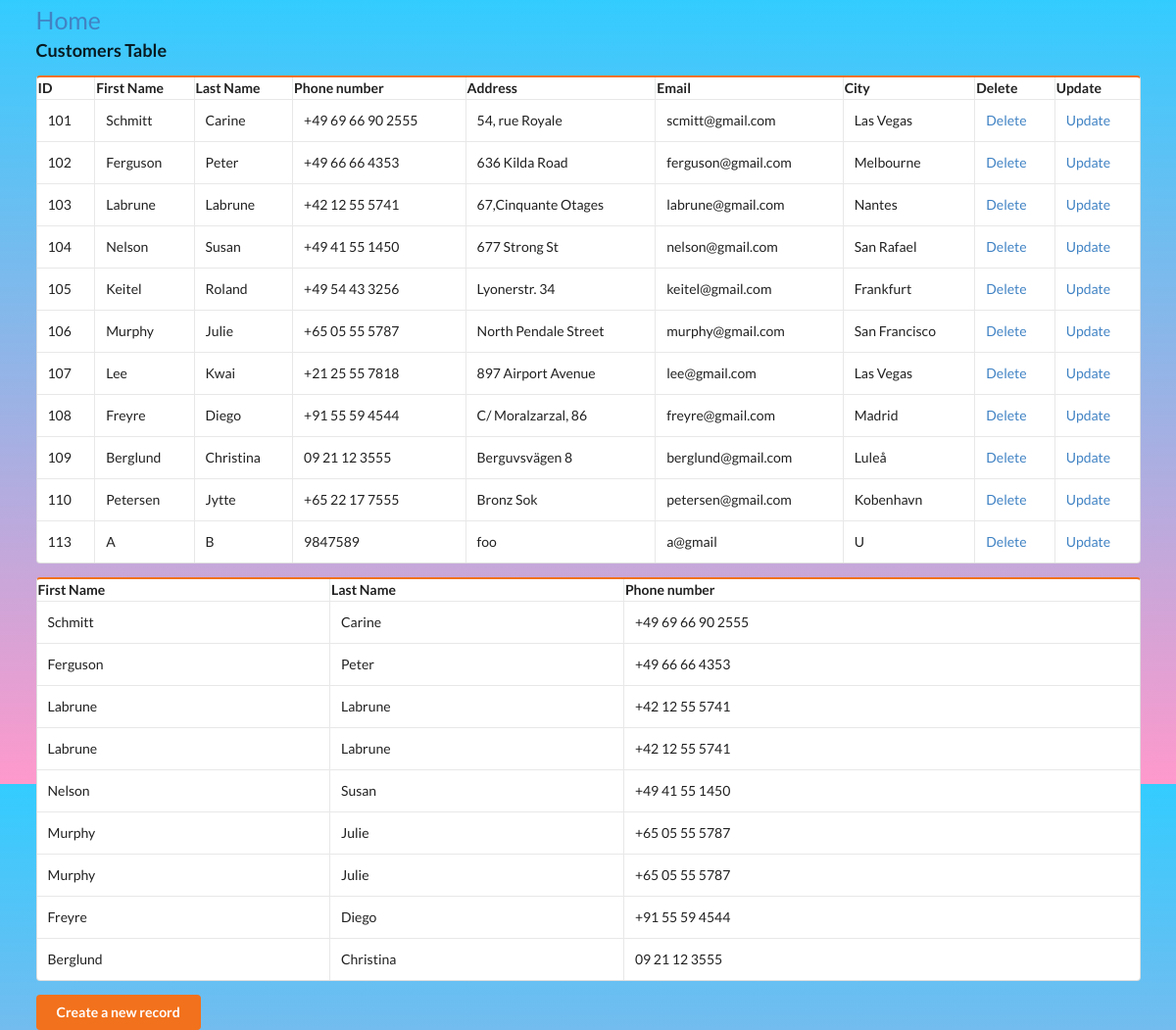
/ecommerce/customers_read.php, run on the app's committed database.
### tables this page shows
CREATE TABLE `customers` (
  `customer_ID` int(11) NOT NULL,
  `First_Name` varchar(30) NOT NULL,
  `Last_Name` varchar(30) DEFAULT NULL,
  `phone` varchar(20) DEFAULT NULL,
  `address` varchar(20) DEFAULT NULL,
  `email` varchar(30) DEFAULT NULL,
  `city` varchar(20) DEFAULT NULL
);

### ecommerce/customers_read.php (the view, shortened to what this page needs)
<!DOCTYPE html>
<html lang="en">
<head>
	<link rel="stylesheet" href="style.css">
	<link rel="stylesheet" href="https://cdnjs.cloudflare.com/ajax/libs/semantic-ui/2.4.1/semantic.min.css">
</head>
<body>
<?php
	echo "<div class='home ui container'><a href=main.php>Home</a></div>\n\n";
	echo "<div class='ui container'><h3>Customers Table</h3>";
	$connect = mysqli_connect( HOST, USER, PASS, DB )
		or die("Can not connect");
	$results = mysqli_query( $connect, "SELECT * FROM customers" )
		or die("Can not execute query");
	echo "<table class='ui orange celled table'> \n";
	echo "<th>ID</th><th> First Name</th> <th>Last Name</th> <th> Phone number</th> <th> Address</th> <th> Email</th> <th> City</th> <th>Delete</th><th>Update</th>\n";
	while( $rows = mysqli_fetch_array( $results ) ) {
		extract( $rows );
		echo "<tr>";
        echo "<td> $customer_ID </td>";
		echo "<td> $First_Name </td>";
		echo "<td> $Last_Name </td>";
        echo "<td> $phone</td>";
		echo "<td> $address </td>";
        echo "<td> $email </td>";
		echo "<td> $city </td>";
		echo "<td> <a href = 'customers_delete.php?id=$customer_ID'> Delete </a> </td>";
		echo "<td> <a href = 'cusUpdate_input.php?id=$customer_ID&fname=$First_Name& lname=$Last_Name& phone=$phone& add=$address& email=$email& city=$city'>Update</a></td><tr>\n";
	}
	echo "</table> \n";
	$adv = mysqli_query( $connect, "SELECT First_Name, Last_Name, phone FROM customers c JOIN orderdetails o ON c.customer_ID = o.customer_ID" )
		or die("Can not execute query");
	echo "<table class='ui orange celled table'> \n";
	echo "<th> First Name</th> <th>Last Name</th> <th> Phone number</th>\n";
	while( $rows = mysqli_fetch_array( $adv ) ) {
		extract( $rows );
		echo "<tr>";
		echo "<td> $First_Name </td>";
		echo "<td> $Last_Name </td>";
        echo "<td> $phone</td>";
	}
	echo "</table> \n";
	echo "<button class='ui orange button'><a href=customers_input.php>Create a new record</a></button></div>";
?>
</body>
</html>

### ecommerce/style.css (style rules this page uses)
body { font-family: 'Lato', 'Helvetica Neue', Arial, Helvetica, sans-serif; height: 100%; margin: 0; padding: 0; background-color: #DADADA; overflow-x: hidden; min-width: 320px; font-size: 14px; line-height: 1.4em; }
.button > a { color: white; }
.home { text-decoration: none; font-size: 25px; margin: 10px; }

### ecommerce/customers_read.php (style rules this page uses)
body { background: linear-gradient(to bottom, #33ccff 0%, #ff99cc 100%); }

### data on the page
customers: customer_ID "101", First_Name "Schmitt", Last_Name "Carine", phone "+49 69 66 90 2555", address "54, rue Royale", email "scmitt@gmail.com", city "Las Vegas"
customers: customer_ID "102", First_Name "Ferguson", Last_Name "Peter", phone "+49 66 66 4353", address "636 Kilda Road", email "ferguson@gmail.com", city "Melbourne"
customers: customer_ID "103", First_Name "Labrune", Last_Name "Labrune", phone "+42 12 55 5741", address "67,Cinquante Otages", email "labrune@gmail.com", city "Nantes"
customers: customer_ID "104", First_Name "Nelson", Last_Name "Susan", phone "+49 41 55 1450", address "677 Strong St", email "nelson@gmail.com", city "San Rafael"
customers: customer_ID "105", First_Name "Keitel", Last_Name "Roland", phone "+49 54 43 3256", address "Lyonerstr. 34", email "keitel@gmail.com", city "Frankfurt"
customers: customer_ID "106", First_Name "Murphy", Last_Name "Julie", phone "+65 05 55 5787", address "North Pendale Street", email "murphy@gmail.com", city "San Francisco"
customers: customer_ID "107", First_Name "Lee", Last_Name "Kwai", phone "+21 25 55 7818", address "897 Airport Avenue", email "lee@gmail.com", city "Las Vegas"
customers: customer_ID "108", First_Name "Freyre", Last_Name "Diego", phone "+91 55 59 4544", address "C/ Moralzarzal, 86", email "freyre@gmail.com", city "Madrid"
customers: customer_ID "109", First_Name "Berglund", Last_Name "Christina", phone "09 21 12 3555", address "Berguvsvägen 8", email "berglund@gmail.com", city "Luleå"
customers: customer_ID "110", First_Name "Petersen", Last_Name "Jytte", phone "+65 22 17 7555", address "Bronz Sok", email "petersen@gmail.com", city "Kobenhavn"
customers: customer_ID "113", First_Name "A", Last_Name "B", phone "9847589", address "foo", email "a@gmail", city "U"
